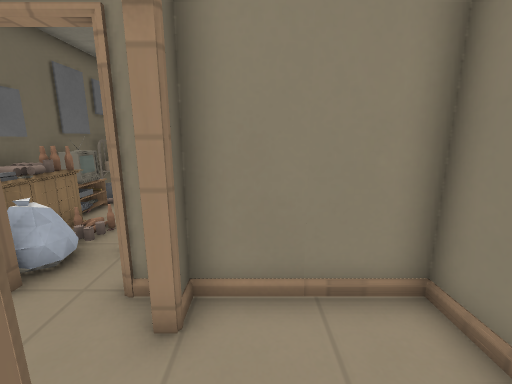
View 1 (above)

12 first-person views from a walk through a level from a Godot 3-D game. The camera is 1.3 m above the floor, tilts 12° down and sees 90° across. Doors that lead somewhere are drawn open, without their leaves. The floor is counted in squares, 0.5 m on a side. Each view is taken from the middle of a square. On the plan, view 1 faces up. The plan holds only what a view shows up to about 18 squares ahead; the rest is blank. The place goes on beyond the plan. Surface patterns are stand-ins for the level's own textures.

View 2
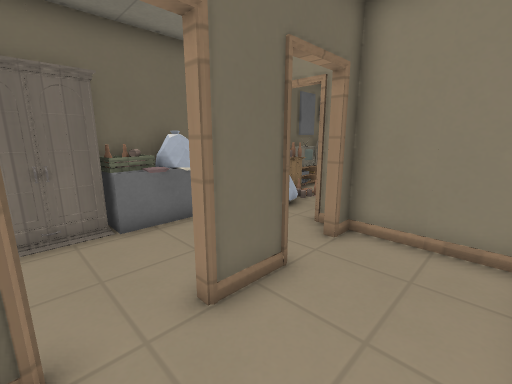

View 3
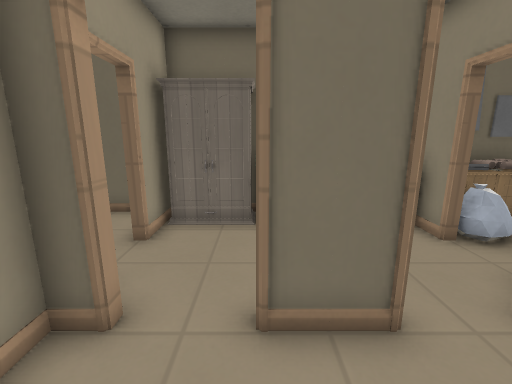

View 4
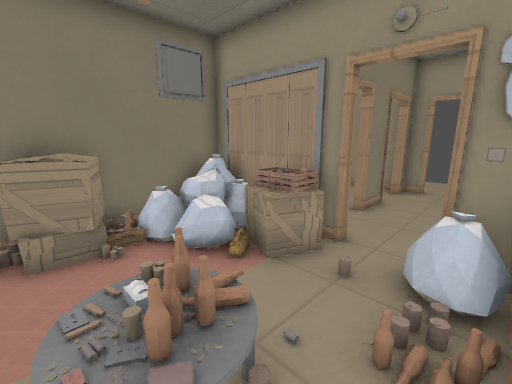

View 5
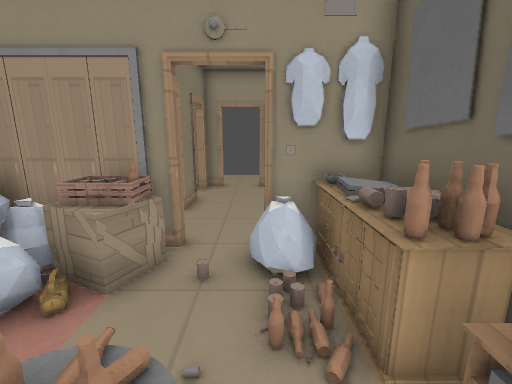

View 6
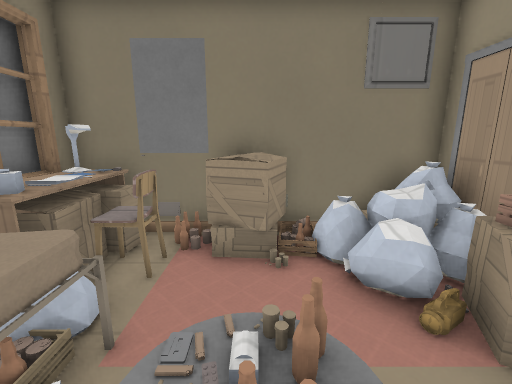

View 7
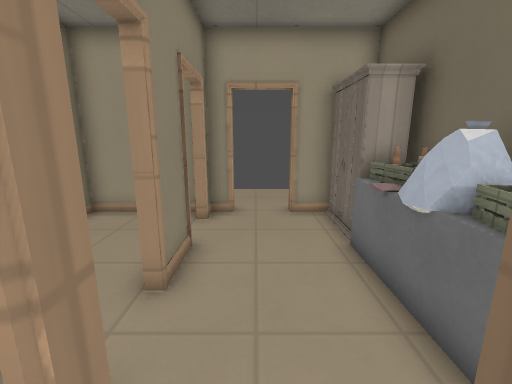

View 8
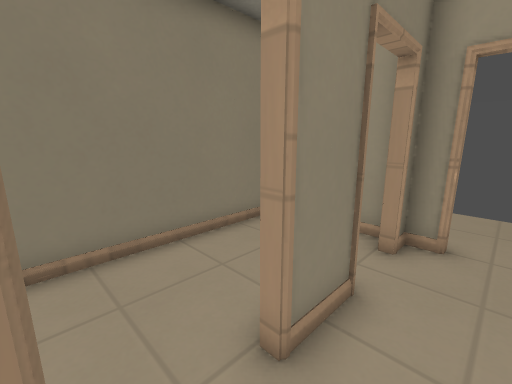

View 9
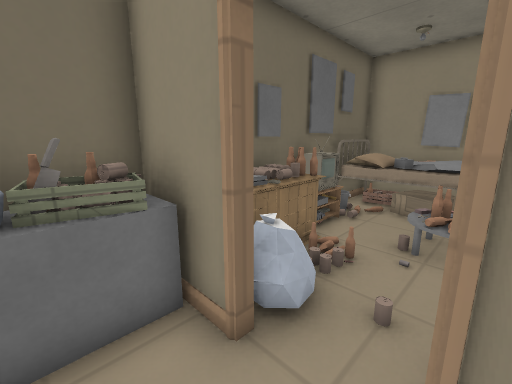

View 10
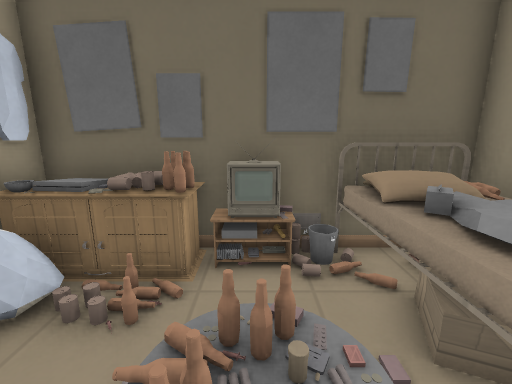

View 11
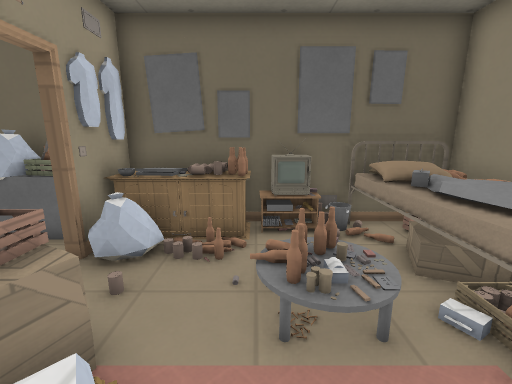

View 12
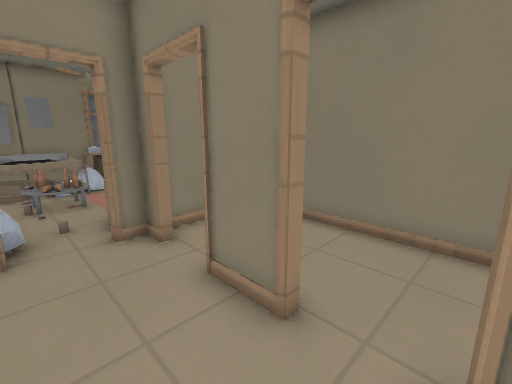

### Floor plan
Key: @ floor where view 1 was taken; # wall or solid block; . main floor; : floor 0.25 m higher than the main floor; + floor 1 m higher than the main floor; / step, stairs or slope; D door; = window, fence, low wall or low ledge; ^ raised ledge; B bed; T bottle; C crate; A box; F flashlight; O other object.
Columns run from 7 left of view 1 to 3 right of it. Each row starts with its distance up from view 1.
 13 #OO  ######
 12 #=##+##A###
 11 ###BBBB==##
 10 ##......AA#
  9 #=..OO..AA#
  8 ###...../A#
  7 OTT....==:#
  6 O^^..AF#==#
  5 #^^=.CC#=^#
  4 ###DDD#####
  3 ###...D...#
  2 ##=...D...#
  1 ##=...D...#
  0 #C=...#@..#
 -1 #D=...D...#
 -2 #DD...D...#
 -3 #DD...D...#
 -4  ##DD######
 -5  .....
 -6 #. ...
 -7    ...

Where each view was taken, in squares from view 1:
view 1: 0 up, 0 right, facing up
view 2: 3 down, 2 right, facing up-left
view 3: 1 down, 2 right, facing left
view 4: 10 up, 5 left, facing down-right
view 5: 10 up, 4 left, facing down
view 6: 9 up, 4 left, facing right
view 7: 5 up, 3 left, facing down
view 8: 3 up, 3 left, facing down-right
view 9: 2 up, 2 left, facing up-left
view 10: 9 up, 1 left, facing left
view 11: 8 up, 1 right, facing left
view 12: 3 down, 4 left, facing up-right
